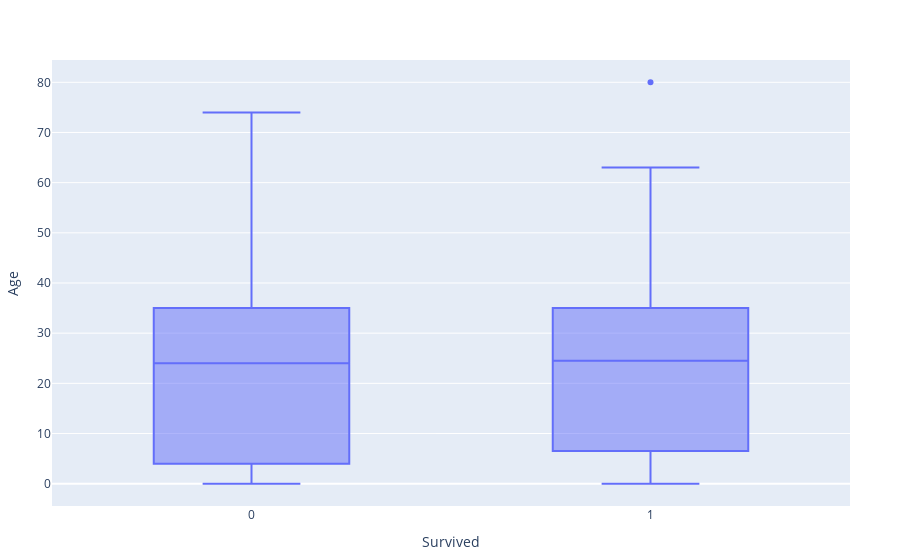

Notebook cell for this chart:
### Markdown cell above
## 3.c Making some preliminary analysis <a class="anchor" id="third-c-bullet"></a>

### Code cell
PlotlyJS.plot(data, x=:Survived, y=:Age, kind="box")

### Figure 1 — Plotly figure (JSON) as saved in the notebook; plotly's stock layout.template omitted (floating-point values rounded to 4 significant figures; data arrays with more than 128 entries replaced by an {"elided": "..."} marker saying what was removed)
{"data": [{"type": "box", "x": {"elided": "889 int values"}, "xaxis": "x", "y": {"elided": "889 float values"}, "yaxis": "y"}], "layout": {"autosize": true, "legend": {"tracegroupgap": 0}, "margin": {"b": 50, "l": 50, "r": 50, "t": 60}, "xaxis": {"autorange": true, "range": [-0.5, 1.5], "showspikes": false, "title": {"text": "Survived"}, "type": "linear"}, "yaxis": {"autorange": true, "range": [-4.444, 84.44], "showspikes": false, "title": {"text": "Age"}, "type": "linear"}}}
